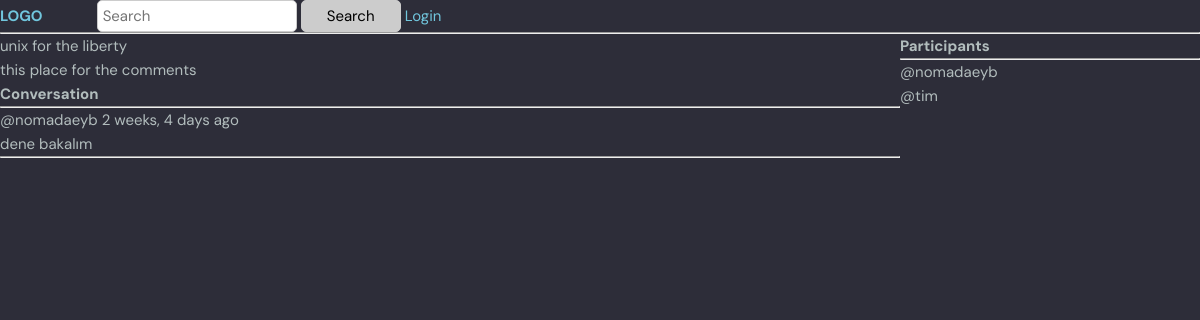
/room/9/, run on the app's committed database.
### base/models.py (models this page shows, shortened)
class Room(models.Model):
    host = models.ForeignKey(User,on_delete=models.SET_NULL,null=True)
    topic = models.ForeignKey(Topic,on_delete=models.SET_NULL,null=True)
    name= models.CharField(max_length=200,null=True,blank=True)
    description = models.TextField(null=True,blank=True)
    participants = models.ManyToManyField(User,related_name="participants",blank=True)
    updated = models.DateTimeField(auto_now=True)
    created = models.DateTimeField(auto_now_add=True)
    class Meta:
        ordering = ["-updated","-created"]

class Message(models.Model):
    user = models.ForeignKey(User,on_delete=models.CASCADE)
    room = models.ForeignKey(Room,on_delete=models.CASCADE)
    body = models.TextField()
    updated = models.DateTimeField(auto_now=True)
    created = models.DateTimeField(auto_now_add=True)
    class Meta:
        ordering = ["-created","-updated"]

### base/views.py (the view, shortened to what this page needs)
# urls.py: path("room/<str:pk>/",views.room,name="room"),
def room(request,pk):
    room = Room.objects.get(id=pk)
    room_messages = room.message_set.all().order_by("-created")
    participants = room.participants.all()
    context = {"room":room,"room_messages":room_messages,"participants":participants}
    return render(request,"base/room.html",context)

### base/templates/base/room.html (shortened to what this page needs)
{% extends "main.html"  %}
{% block content %}
<div class="room-container" >
    <div>
</h1>{{ room.name}}</h1>
<p>{{ room.description }}</p>
<div class= "comment-wrapper">
    <h3>Conversation</h3>
    <hr>
    {% for message in room_messages %}
        <div>
            <small>@{{message.user}} {{message.created | timesince }} ago</small>
            <p>{{message.body}}</p>
            <hr>
        </div>
    {% endfor %}
</div>
   </div>
   <div>
         <h3>Participants</h3>
         <ul>
            <hr>
              {% for user in participants %}
              <div>
              <p>@{{user.username}}</p>
              </div>
              {% endfor %}
         </ul>
   </div>
</div>
{% endblock %}

### static/styles/style.css (style rules this page uses)
:root { --color-main: #71c6dd; --color-main-light: #e1f6fb; --color-dark: #3f4156; --color-dark-medium: #51546e; --color-dark-light: #696d97; --color-light: #e5e5e5; --color-gray: #8b8b8b; --color-light-gray: #b2bdbd; --color-bg: #2d2d39; --color-success: #5dd693; --color-error: #fc4b0b; }
* { font-family: "DM Sans", -apple-system, BlinkMacSystemFont, "Segoe UI", Roboto, Oxygen, Ubuntu, Cantarell, "Open Sans", "Helvetica Neue", sans-serif; margin: 0; padding: 0; box-sizing: border-box; text-rendering: optimizeLegibility; font-size: inherit; }
html { font-size: 56.25%; }
@media only screen and (min-width: 1200px) { html { font-size: 62.5%; } }
body { line-height: 1.6; font-weight: 400; font-size: 1.5rem; color: var(--color-light-gray); background-color: var(--color-bg); min-height: 100vh; }

### base/templates/base/room.html (style rules this page uses)
.room-container { display: grid; justify-content: space-between; grid-template-columns: 3fr 1fr; }

### data on the page
Room: name "unix for the liberty", description "this place for the comments"
Message: user "nomadaeyb", created "2 weeks, 4 days", body "dene bakalım"

### other printed values
{{ user.username }} "nomadaeyb"
{{ user.username }} "tim"
